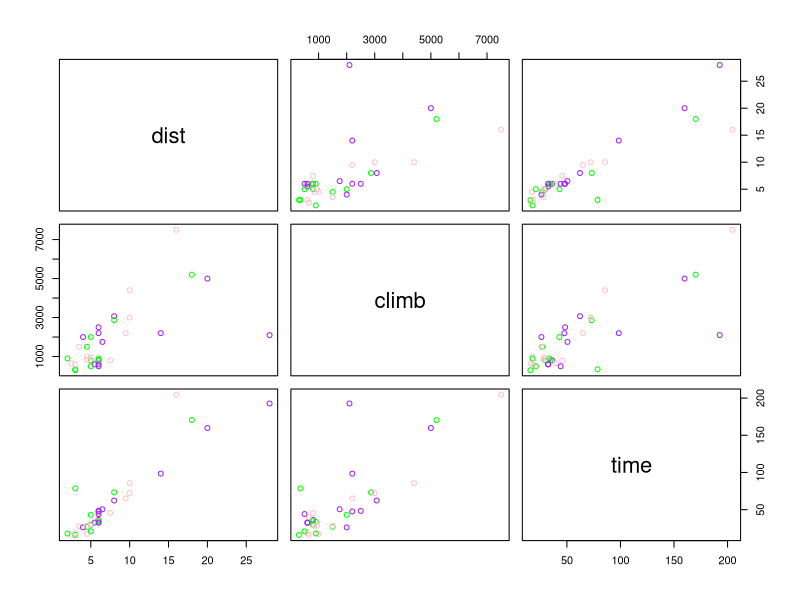
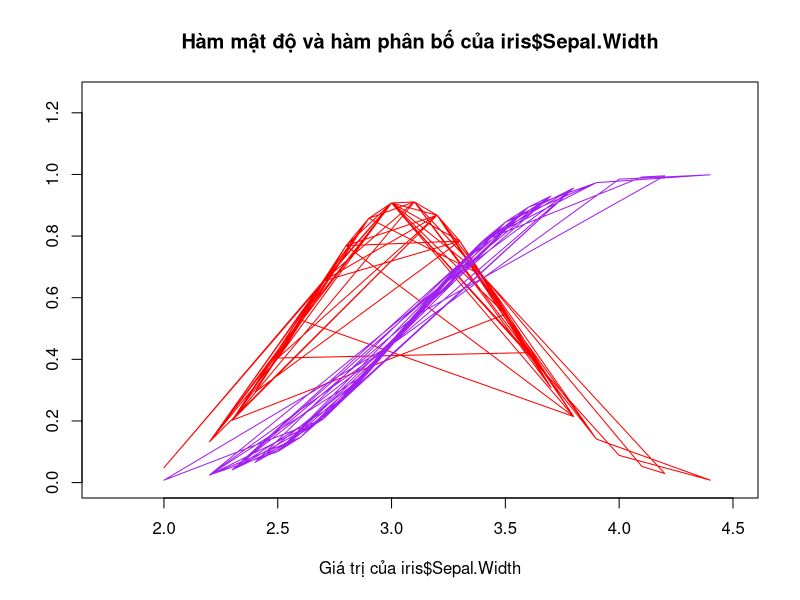

The R source for these figures, in order:
## ---- chunk 1
library(MASS)
data <- hills
data
names(data)
## ---- chunk 2
meanDist <- mean(data$dist)
meanDist
## ---- chunk 3
sdDist <- sd(data$dist)
sdDist
## ---- chunk 4
meanClimb <- mean(data$climb)
meanClimb
## ---- chunk 5
sdClimb <- sd(data$climb)
sdClimb
## ---- chunk 6
meanTime <- mean(data$time)
meanTime
## ---- chunk 7
sdTime <- sd(data$time)
sdTime
## ---- chunk 8
shapiro.test(data$dist)
## ---- chunk 9
shapiro.test(data$climb)
## ---- chunk 10
shapiro.test(data$time)
## ---- chunk 11
pairs(
  data, 
  col = c("pink", "purple", "green")
)
## ---- chunk 12
lm.fit <- lm(data$time ~ data$dist + data$climb, data = hills)
lm.fit
## ---- chunk 13
predictTime <- predict(lm.fit)
predictTime
## ---- chunk 14
squaredDiffTime <- (hills$time - predictTime)^2
mean(squaredDiffTime)
var(squaredDiffTime)
## ---- chunk 15
shapiro.test(squaredDiffTime)
## ---- chunk 16
library(datasets)
data <- iris
data
names(data)
## ---- chunk 17
mean(data$Petal.Length) # giá trị trung bình của độ dài cánh hoa
sd(data$Petal.Length) # độ lệch tiêu chuẩn của độ dài cánh hoa
mean(data$Petal.Width) # giá trị trung bình của độ rộng cánh hoa
sd(data$Petal.Width) # độ lệch tiêu chuẩn của độ rộng cánh hoa
mean(data$Sepal.Length) # giá trị trung bình của độ dài đài hoa
sd(data$Sepal.Length) # độ lệch tiêu chuẩn của độ dài đài hoa
mean(data$Sepal.Width) # giá trị trung bình của độ rộng đài hoa
sd(data$Sepal.Width) # độ lệch tiêu chuẩn của độ rộng đài hoa
## ---- chunk 18
shapiro.test(data$Petal.Length)
## ---- chunk 19
shapiro.test(data$Petal.Width)
## ---- chunk 20
shapiro.test(data$Sepal.Length)
## ---- chunk 21
shapiro.test(data$Sepal.Width)
## ---- chunk 22
plot(
  data$Sepal.Width,
  dnorm(
    data$Sepal.Width,
    mean(data$Sepal.Width),
    sd(data$Sepal.Width)
  ),
  xlab = "Giá trị của iris$Sepal.Width",
  ylab = "",
  xlim = c(1.75, 4.5),
  ylim = c(0, 1.25),
  col = "red",
  type = "l",
)
lines(
  data$Sepal.Width,
  pnorm(
    data$Sepal.Width,
    mean(data$Sepal.Width),
    sd(data$Sepal.Width)
  ),
  ylab = "",
  col = "purple"
)
title("Hàm mật độ và hàm phân bố của iris$Sepal.Width")
## ---- chunk 23
t.test(
  data$Sepal.Width, 
  mu = 3.5,
  alt = "less",
  conf.level = 0.99
)
## ---- chunk 24
qnorm(
  0.70, 
  mean = mean(data$Sepal.Width), 
  sd = sd(data$Sepal.Width)
)
## ---- chunk 25
setosa <- data$Sepal.Width[data$Species == "setosa"]
versicolor <- data$Sepal.Width[data$Species == "versicolor"]
t.test(
  setosa, 
  versicolor,
  conf.level = 0.99)
